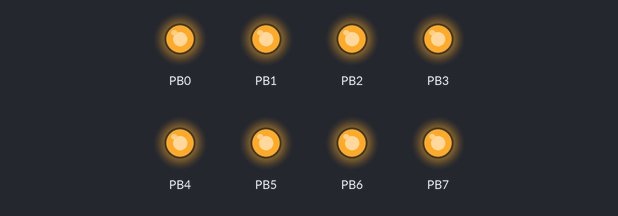
Recording of a program running on a simulated ATmega328P, built with avr-gcc and emulated at 1 MHz. Parts: output pins drawn as LEDs (lit = HIGH).

Above: at 0.5 s.
At 3.5 s:
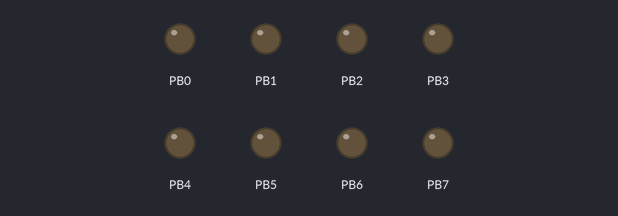
Timing chart, 0 to 4.6 s (numbered marks = the images above):
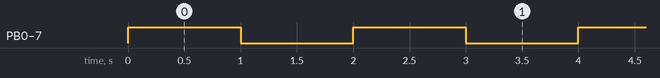

The program:

blink-delay.c
```c
/*
 * blink.c
 *
 * Created: 1/3/2015 12:37:49 PM
 *  Author: dns
 */

#define F_CPU 1000000UL		// run at 1-16 MHz

#include <avr/io.h>
#include <util/delay.h>

int main () {
	DDRB = 0xff;	// all B ports as output

	while(1) {
		PORTB = 0xff;		// turn on all B port
		_delay_ms(1000);	// delay for 200 ms
		PORTB = 0x00;		// turn off all B port
		_delay_ms(1000);	// delay for 200 ms
	}
}
```

Measured:
- by itself, PB0–7: alternates HIGH for 1.0 s and LOW for 1.0 s
